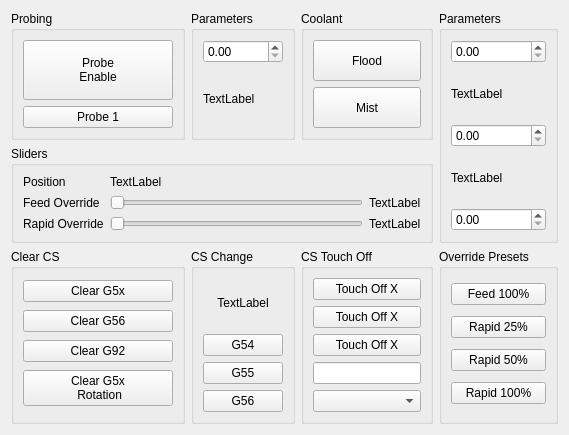
      <widget class="QWidget" name="tab_13">
       <attribute name="title">
        <string>Misc</string>
       </attribute>
       <layout class="QGridLayout" name="gridLayout_19">
        <item row="0" column="0">
         <widget class="QGroupBox" name="groupBox_5">
          <property name="title">
           <string>Probing</string>
          </property>
          <layout class="QGridLayout" name="gridLayout_20">
           <item row="0" column="0">
            <widget class="QPushButton" name="probing_enable_pb">
             <property name="sizePolicy">
              <sizepolicy hsizetype="Fixed" vsizetype="Preferred">
               <horstretch>0</horstretch>
               <verstretch>0</verstretch>
              </sizepolicy>
             </property>
             <property name="minimumSize">
              <size>
               <width>150</width>
               <height>60</height>
              </size>
             </property>
             <property name="maximumSize">
              <size>
               <width>16777215</width>
               <height>16777215</height>
              </size>
             </property>
             <property name="text">
              <string>Probe
Enable</string>
             </property>
             <property name="led_indicator" stdset="0">
              <bool>true</bool>
             </property>
            </widget>
           </item>
           <item row="1" column="0">
            <widget class="QPushButton" name="probe_1">
             <property name="text">
              <string>Probe 1</string>
             </property>
             <property name="function" stdset="0">
              <string>mdi</string>
             </property>
             <property name="command" stdset="0">
              <string>o&lt;measure&gt; call</string>
             </property>
            </widget>
           </item>
          </layout>
         </widget>
        </item>
        <item row="2" column="0">
         <widget class="QGroupBox" name="groupBox_13">
          <property name="title">
           <string>Clear CS</string>
          </property>
          <layout class="QVBoxLayout" name="verticalLayout_4">
           <item>
            <widget class="QPushButton" name="clear_coord_0">
             <property name="text">
              <string>Clear G5x</string>
             </property>
            </widget>
           </item>
           <item>
            <widget class="QPushButton" name="clear_coord_2">
             <property name="text">
              <string>Clear G56</string>
             </property>
            </widget>
           </item>
           <item>
            <widget class="QPushButton" name="clear_coord_10">
             <property name="text">
              <string>Clear G92</string>
             </property>
            </widget>
           </item>
           <item>
            <widget class="QPushButton" name="clear_coord_11">
             <property name="text">
              <string>Clear G5x
 Rotation</string>
             </property>
            </widget>
           </item>
          </layout>
         </widget>
        </item>
        <item row="0" column="2">
         <widget class="QGroupBox" name="groupBox_23">
          <property name="title">
           <string>Coolant</string>
          </property>
          <layout class="QVBoxLayout" name="verticalLayout_13">
           <item>
            <widget class="QPushButton" name="flood_pb">
             <property name="sizePolicy">
              <sizepolicy hsizetype="Minimum" vsizetype="Expanding">
               <horstretch>0</horstretch>
               <verstretch>0</verstretch>
              </sizepolicy>
             </property>
             <property name="text">
              <string>Flood</string>
             </property>
             <property name="led_indicator" stdset="0">
              <bool>true</bool>
             </property>
            </widget>
           </item>
           <item>
            <widget class="QPushButton" name="mist_pb">
             <property name="sizePolicy">
              <sizepolicy hsizetype="Minimum" vsizetype="Expanding">
               <horstretch>0</horstretch>
               <verstretch>0</verstretch>
              </sizepolicy>
             </property>
             <property name="text">
              <string>Mist</string>
             </property>
             <property name="led_indicator" stdset="0">
              <bool>true</bool>
             </property>
            </widget>
           </item>
          </layout>
         </widget>
        </item>
        <item row="0" column="1">
         <widget class="QGroupBox" name="groupBox_6">
          <property name="title">
           <string>Parameters</string>
          </property>
          <layout class="QGridLayout" name="gridLayout_21">
           <item row="0" column="0">
            <widget class="QDoubleSpinBox" name="doubleSpinBox_2">
             <property name="function" stdset="0">
              <string>set_var</string>
             </property>
             <property name="variable" stdset="0">
              <string>1003</string>
             </property>
            </widget>
           </item>
           <item row="1" column="0">
            <widget class="QLabel" name="label_28">
             <property name="text">
              <string>TextLabel</string>
             </property>
             <property name="function" stdset="0">
              <string>watch_var</string>
             </property>
             <property name="variable" stdset="0">
              <string>1000</string>
             </property>
            </widget>
           </item>
          </layout>
         </widget>
        </item>
        <item row="2" column="1">
         <widget class="QGroupBox" name="groupBox_15">
          <property name="title">
           <string>CS Change</string>
          </property>
          <layout class="QVBoxLayout" name="verticalLayout_6">
           <item>
            <widget class="QLabel" name="g5x_index_lb">
             <property name="sizePolicy">
              <sizepolicy hsizetype="Preferred" vsizetype="Minimum">
               <horstretch>0</horstretch>
               <verstretch>0</verstretch>
              </sizepolicy>
             </property>
             <property name="text">
              <string>TextLabel</string>
             </property>
             <property name="alignment">
              <set>Qt::AlignCenter</set>
             </property>
            </widget>
           </item>
           <item>
            <widget class="QPushButton" name="change_cs_1">
             <property name="text">
              <string>G54</string>
             </property>
            </widget>
           </item>
           <item>
            <widget class="QPushButton" name="change_cs_2">
             <property name="text">
              <string>G55</string>
             </property>
            </widget>
           </item>
           <item>
            <widget class="QPushButton" name="change_cs_3">
             <property name="text">
              <string>G56</string>
             </property>
            </widget>
           </item>
          </layout>
         </widget>
        </item>
        <item row="2" column="2">
         <widget class="QGroupBox" name="groupBox_21">
          <property name="title">
           <string>CS Touch Off</string>
          </property>
          <layout class="QVBoxLayout" name="verticalLayout_14">
           <item>
            <widget class="QPushButton" name="touchoff_pb_x">
             <property name="text">
              <string>Touch Off X</string>
             </property>
            </widget>
           </item>
           <item>
            <widget class="QPushButton" name="touchoff_pb_y">
             <property name="text">
              <string>Touch Off X</string>
             </property>
            </widget>
           </item>
           <item>
            <widget class="QPushButton" name="touchoff_pb_z">
             <property name="text">
              <string>Touch Off X</string>
             </property>
            </widget>
           </item>
           <item>
            <widget class="QLineEdit" name="touchoff_le"/>
           </item>
           <item>
            <widget class="QComboBox" name="touchoff_system_cb"/>
           </item>
          </layout>
         </widget>
        </item>
        <item row="2" column="3">
         <widget class="QGroupBox" name="groupBox_28">
          <property name="title">
           <string>Override Presets</string>
          </property>
          <layout class="QVBoxLayout" name="verticalLayout_18">
           <item>
            <widget class="QPushButton" name="feed_percent_100">
             <property name="text">
              <string>Feed 100%</string>
             </property>
            </widget>
           </item>
           <item>
            <widget class="QPushButton" name="rapid_percent_25">
             <property name="text">
              <string>Rapid 25%</string>
             </property>
            </widget>
           </item>
           <item>
            <widget class="QPushButton" name="rapid_percent_50">
             <property name="text">
              <string>Rapid 50%</string>
             </property>
            </widget>
           </item>
           <item>
            <widget class="QPushButton" name="rapid_percent_100">
             <property name="text">
              <string>Rapid 100%</string>
             </property>
            </widget>
           </item>
          </layout>
         </widget>
        </item>
        <item row="0" column="3" rowspan="2">
         <widget class="QGroupBox" name="groupBox_24">
          <property name="title">
           <string>Parameters</string>
          </property>
          <layout class="QVBoxLayout" name="verticalLayout_15">
           <item>
            <widget class="QDoubleSpinBox" name="doubleSpinBox_3">
             <property name="function" stdset="0">
              <string>set_var</string>
             </property>
             <property name="variable" stdset="0">
              <string>1000</string>
             </property>
            </widget>
           </item>
           <item>
            <widget class="QLabel" name="label_44">
             <property name="text">
              <string>TextLabel</string>
             </property>
             <property name="function" stdset="0">
              <string>watch_var</string>
             </property>
             <property name="variable" stdset="0">
              <string>1000</string>
             </property>
            </widget>
           </item>
           <item>
            <widget class="QDoubleSpinBox" name="doubleSpinBox_4">
             <property name="function" stdset="0">
              <string>set_var</string>
             </property>
             <property name="variable" stdset="0">
              <string>1001</string>
             </property>
            </widget>
           </item>
           <item>
            <widget class="QLabel" name="label_45">
             <property name="text">
              <string>TextLabel</string>
             </property>
             <property name="function" stdset="0">
              <string>watch_var</string>
             </property>
             <property name="variable" stdset="0">
              <string>1001</string>
             </property>
            </widget>
           </item>
           <item>
            <widget class="QDoubleSpinBox" name="doubleSpinBox_5">
             <property name="function" stdset="0">
              <string>set_var</string>
             </property>
             <property name="variable" stdset="0">
              <string>1002</string>
             </property>
            </widget>
           </item>
          </layout>
         </widget>
        </item>
        <item row="1" column="0" colspan="3">
         <widget class="QGroupBox" name="groupBox_29">
          <property name="title">
           <string>Sliders</string>
          </property>
          <layout class="QGridLayout" name="gridLayout_30">
           <item row="1" column="2">
            <widget class="QLabel" name="feed_override_lb">
             <property name="text">
              <string>TextLabel</string>
             </property>
            </widget>
           </item>
           <item row="2" column="0">
            <widget class="QLabel" name="label_52">
             <property name="text">
              <string>Rapid Override</string>
             </property>
            </widget>
           </item>
           <item row="1" column="0">
            <widget class="QLabel" name="label_51">
             <property name="text">
              <string>Feed Override</string>
             </property>
            </widget>
           </item>
           <item row="1" column="1">
            <widget class="QSlider" name="feed_override_sl">
             <property name="orientation">
              <enum>Qt::Horizontal</enum>
             </property>
            </widget>
           </item>
           <item row="2" column="2">
            <widget class="QLabel" name="rapid_override_lb">
             <property name="text">
              <string>TextLabel</string>
             </property>
            </widget>
           </item>
           <item row="2" column="1">
            <widget class="QSlider" name="rapid_override_sl">
             <property name="orientation">
              <enum>Qt::Horizontal</enum>
             </property>
            </widget>
           </item>
           <item row="0" column="1" colspan="2">
            <widget class="QLabel" name="position_lb">
             <property name="text">
              <string>TextLabel</string>
             </property>
             <property name="precision" stdset="0">
              <string>3</string>
             </property>
            </widget>
           </item>
           <item row="0" column="0">
            <widget class="QLabel" name="label_48">
             <property name="text">
              <string>Position</string>
             </property>
            </widget>
           </item>
          </layout>
         </widget>
        </item>
       </layout>
      </widget>
